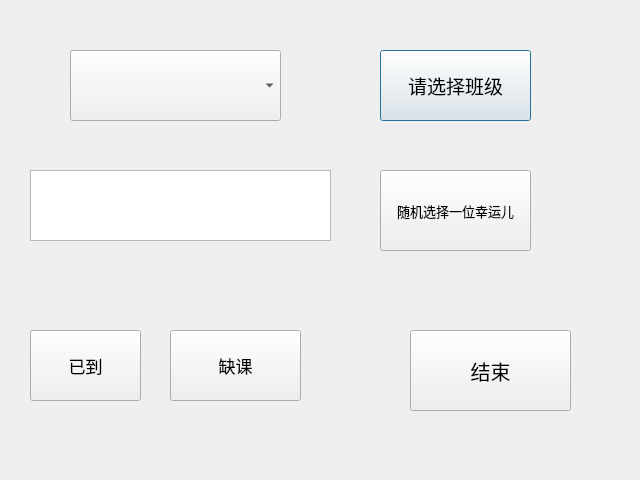
<?xml version="1.0" encoding="UTF-8"?>
<ui version="4.0">
 <class>choose</class>
 <widget class="QDialog" name="choose">
  <property name="geometry">
   <rect>
    <x>0</x>
    <y>0</y>
    <width>640</width>
    <height>480</height>
   </rect>
  </property>
  <property name="font">
   <font>
    <pointsize>10</pointsize>
   </font>
  </property>
  <property name="windowTitle">
   <string>Dialog</string>
  </property>
  <widget class="QComboBox" name="comboBox">
   <property name="geometry">
    <rect>
     <x>70</x>
     <y>50</y>
     <width>211</width>
     <height>71</height>
    </rect>
   </property>
   <property name="font">
    <font>
     <pointsize>13</pointsize>
    </font>
   </property>
  </widget>
  <widget class="QPushButton" name="cscs">
   <property name="geometry">
    <rect>
     <x>380</x>
     <y>50</y>
     <width>151</width>
     <height>71</height>
    </rect>
   </property>
   <property name="font">
    <font>
     <pointsize>14</pointsize>
    </font>
   </property>
   <property name="text">
    <string>请选择班级</string>
   </property>
  </widget>
  <widget class="QPushButton" name="exit">
   <property name="geometry">
    <rect>
     <x>410</x>
     <y>330</y>
     <width>161</width>
     <height>81</height>
    </rect>
   </property>
   <property name="font">
    <font>
     <pointsize>15</pointsize>
    </font>
   </property>
   <property name="text">
    <string>结束</string>
   </property>
  </widget>
  <widget class="QPushButton" name="suiji">
   <property name="geometry">
    <rect>
     <x>380</x>
     <y>170</y>
     <width>151</width>
     <height>81</height>
    </rect>
   </property>
   <property name="text">
    <string>随机选择一位幸运儿</string>
   </property>
  </widget>
  <widget class="QTextBrowser" name="textB">
   <property name="geometry">
    <rect>
     <x>30</x>
     <y>170</y>
     <width>301</width>
     <height>71</height>
    </rect>
   </property>
   <property name="font">
    <font>
     <pointsize>13</pointsize>
    </font>
   </property>
  </widget>
  <widget class="QPushButton" name="arrived">
   <property name="geometry">
    <rect>
     <x>30</x>
     <y>330</y>
     <width>111</width>
     <height>71</height>
    </rect>
   </property>
   <property name="font">
    <font>
     <pointsize>13</pointsize>
    </font>
   </property>
   <property name="text">
    <string>已到</string>
   </property>
  </widget>
  <widget class="QPushButton" name="lack">
   <property name="geometry">
    <rect>
     <x>170</x>
     <y>330</y>
     <width>131</width>
     <height>71</height>
    </rect>
   </property>
   <property name="font">
    <font>
     <pointsize>13</pointsize>
    </font>
   </property>
   <property name="text">
    <string>缺课</string>
   </property>
  </widget>
 </widget>
 <resources/>
 <connections/>
</ui>
